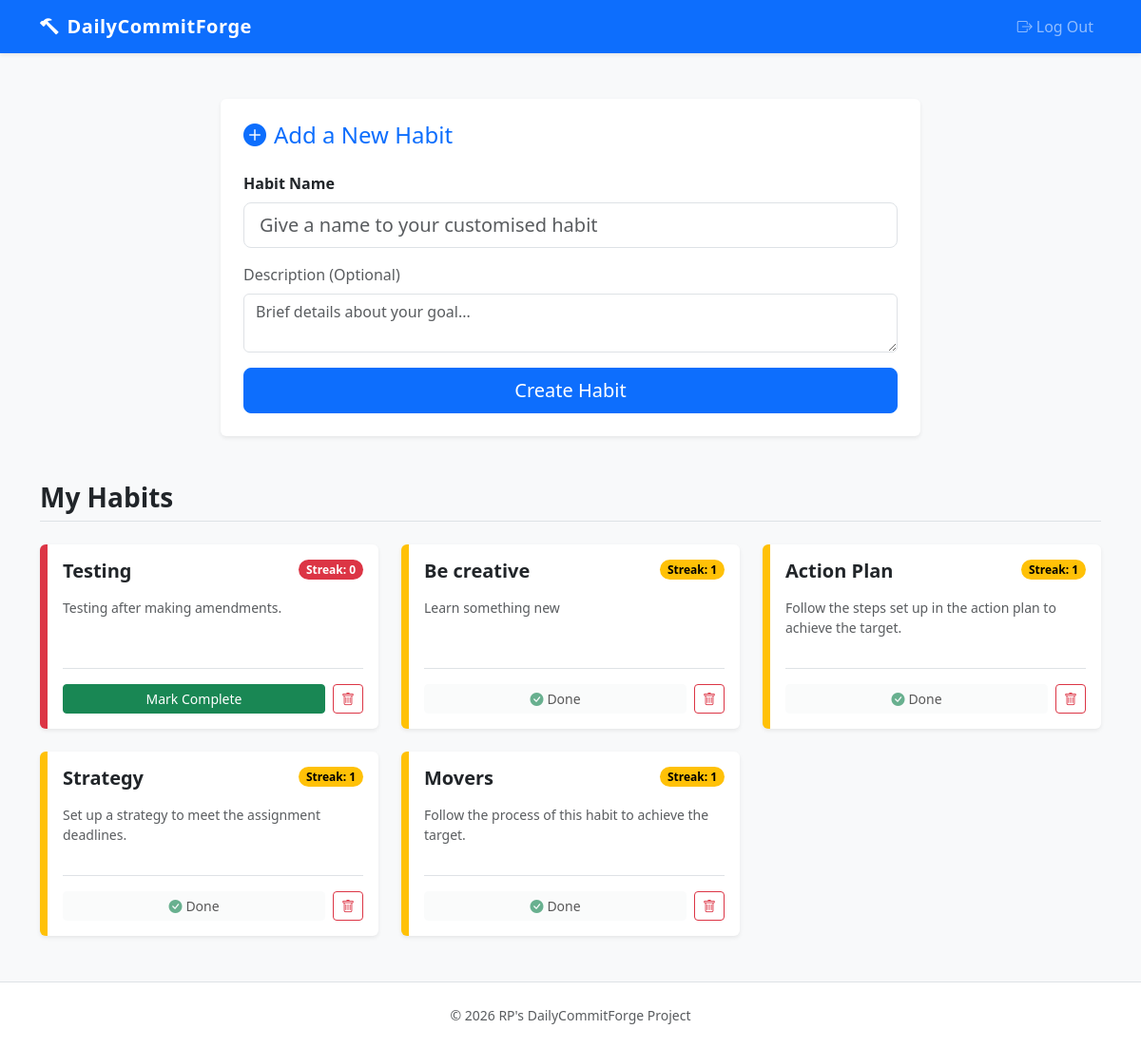
The page / (signed in) on the database its author committed.
### tables this page shows
CREATE TABLE habits (
    id INTEGER PRIMARY KEY AUTOINCREMENT,
    name TEXT NOT NULL,
    description TEXT,
    created_at DATETIME DEFAULT CURRENT_TIMESTAMP
, user_id INTEGER);

### app.py (the view)
@app.route('/')
@login_required # Protecting the dashboard
def index():
    db = get_db()
    today = date.today()
    habits_data = []
    try:
        habits_rows = db.execute(
            "SELECT * FROM habits WHERE user_id = ? ORDER BY created_at DESC",
            (session["user_id"],)
        ).fetchall()
        for habit in habits_rows:
            completions_rows = db.execute(
                "SELECT completion_date FROM completions WHERE habit_id = ? ORDER BY completion_date",
                (habit['id'],)
            ).fetchall()
            completion_dates = [c['completion_date'] for c in completions_rows]
            current_streak, longest_streak, is_completed, is_due = calculate_streak(completion_dates, today)
            habits_data.append({
                'id': habit['id'],
                'name': habit['name'],
                'description': habit['description'],
                'created_at': habit['created_at'],
                'current_streak': current_streak,
                'longest_streak': longest_streak,
                'completed_today': is_completed,
                'is_due': is_due,
            })
    except sqlite3.Error as e:
        print(f"DB Error: {e}")
        habits_data = []
    return render_template("index.html", habits=habits_data)

### app.py (called while the page is built)
def get_db():
    if 'db' not in g:
        g.db = sqlite3.connect(app.config['DATABASE'], detect_types=sqlite3.PARSE_DECLTYPES)
        g.db.row_factory = sqlite3.Row
    return g.db

### helpers.py (called while the page is built)
def login_required(f):
    @wraps(f)
    def decorated_function(*args, **kwargs):
        if session.get("user_id") is None:
            return redirect("/login")
        return f(*args, **kwargs)
    return decorated_function

### templates/index.html (shortened to what this page needs)
{% extends 'layout.html' %}
{% block main %}
{% if session["user_id"] %}
<div class="row justify-content-center mb-5">
    <div class="col-lg-8">
        <div class="card shadow-sm border-0">
            <div class="card-body p-4">
                <h2 class="card-title h4 mb-4 text-primary">
                    <i class="bi bi-plus-circle-fill me-2"></i>Add a New Habit
                </h2>
                <form method="POST" action="/add">
                    <div class="mb-3">
                        <label for="name" class="form-label fw-bold">Habit Name</label>
                        <input type="text" class="form-control form-control-lg" id="name" name="name" placeholder="Give a name to your customised habit" required>
                    </div>
                    <div class="mb-3">
                        <label for="description" class="form-label text-muted">Description (Optional)</label>
                        <textarea class="form-control" id="description" name="description" rows="2" placeholder="Brief details about your goal..."></textarea>
                    </div>
                    <div class="d-grid">
                        <button type="submit" class="btn btn-primary btn-lg">Create Habit</button>
                    </div>
                </form>
            </div>
        </div>
    </div>
</div>
{% endif %}
<h2 class="h3 fw-bold text-dark mb-4 border-bottom pb-2">My Habits</h2>
{% if habits %}
    <div class="row g-4">
        {% for habit in habits %}
            {% set streak = habit.current_streak %}
            {% if streak == 0 %}
                {% set border_color = "border-danger" %}
                {% set badge_color = "text-bg-danger" %}
            {% elif streak <= 4 %}
                {% set border_color = "border-warning" %}
                {% set badge_color = "text-bg-warning" %}
            {% else %}
                {% set border_color = "border-success" %}
                {% set badge_color = "text-bg-success" %}
            {% endif %}
            <div class="col-md-6 col-lg-4">
                <div class="card h-100 shadow-sm border-0 border-start streak-card {{ border_color }}">
                    <div class="card-body d-flex flex-column">
                        <div class="d-flex justify-content-between align-items-start mb-3">
                            <h3 class="h5 card-title fw-bold mb-0">{{ habit.name }}</h3>
                            <span class="badge {{ badge_color }} rounded-pill">
                                Streak: {{ streak }}
                            </span>
                        </div>
                        <p class="card-text text-muted flex-grow-1 small">
                            {{ habit.description or 'No description provided.' }}
                        </p>
                        <div class="d-flex justify-content-between align-items-center mt-3 pt-3 border-top">
                            {% if habit.completed_today %}
                                <button class="btn btn-light btn-sm w-100 me-2" disabled>
                                    <i class="bi bi-check-circle-fill text-success me-1"></i>Done
                                </button>
                            {% else %}
                                <form method="POST" action="/complete/{{ habit.id }}" class="w-100 me-2">
                                    <button type="submit" class="btn btn-success btn-sm w-100">
                                        Mark Complete
                                    </button>
                                </form>
                            {% endif %}
                            <button type="button"
                                    class="btn btn-outline-danger btn-sm"
                                    data-bs-toggle="modal"
                                    data-bs-target="#deleteModal"
                                    data-habit-id="{{ habit.id }}"
                                    data-habit-name="{{ habit.name }}">
                                <i class="bi bi-trash"></i>
                            </button>
                        </div>
                    </div>
                </div>
            </div>
        {% endfor %}
    </div>
{% else %}
    <div class="alert alert-info shadow-sm" role="alert">
        <h4 class="alert-heading"><i class="bi bi-info-circle me-2"></i>No habits yet!</h4>
        <p class="mb-0">You haven't added any habits. Use the form above to forge your first daily commitment.</p>
    </div>
{% endif %}
{% endblock %}

### templates/layout.html (shortened to what this page needs)
<!DOCTYPE html>
<html lang="en">
<head>
    <link href="https://cdn.jsdelivr.net/npm/bootstrap@5.3.0/dist/css/bootstrap.min.css" rel="stylesheet">
    <link rel="stylesheet" href="https://cdn.jsdelivr.net/npm/bootstrap-icons@1.10.5/font/bootstrap-icons.css">
</head>
<body class="d-flex flex-column min-vh-100">
    <nav class="navbar navbar-expand-lg navbar-dark bg-primary shadow-sm">
        <div class="container">
            <a class="navbar-brand" href="/">
                <i class="bi bi-hammer me-2"></i>DailyCommitForge
            </a>
            <div class="collapse navbar-collapse" id="navbarNav">
                <ul class="navbar-nav ms-auto">
                    {% if session["user_id"] %}
                        <li class="nav-item">
                            <a class="nav-link" href="/logout"><i class="bi bi-box-arrow-right me-1"></i>Log Out</a>
                        </li>
                    {% endif %}
                </ul>
            </div>
        </div>
    </nav>
    <main class="container py-5 flex-grow-1">
        {% block main %}{% endblock %}
    </main>
    <footer class="bg-white text-center py-4 mt-auto border-top">
        <div class="container text-muted small">
            &copy; 2026 RP's DailyCommitForge Project
        </div>
    </footer>
</body>
</html>

### templates/layout.html (style rules this page uses)
body { background-color: #f8f9fa; }
.navbar-brand { font-weight: bold; letter-spacing: 0.5px; }
.streak-card { border-left-width: 8px !important; }

### rows shown on the page
habits: name "Testing", streak "0", description "Testing after making amendments."
habits: name "Be creative", user "1", description "Learn something new", shows "Done"
habits: name "Action Plan", user "1", description "Follow the steps set up in the action plan to achieve the target.", shows "Done"
habits: name "Strategy", user "1", description "Set up a strategy to meet the assignment deadlines.", shows "Done"
habits: name "Movers", streak "1", description "Follow the process of this habit to achieve the target.", shows "Done"
